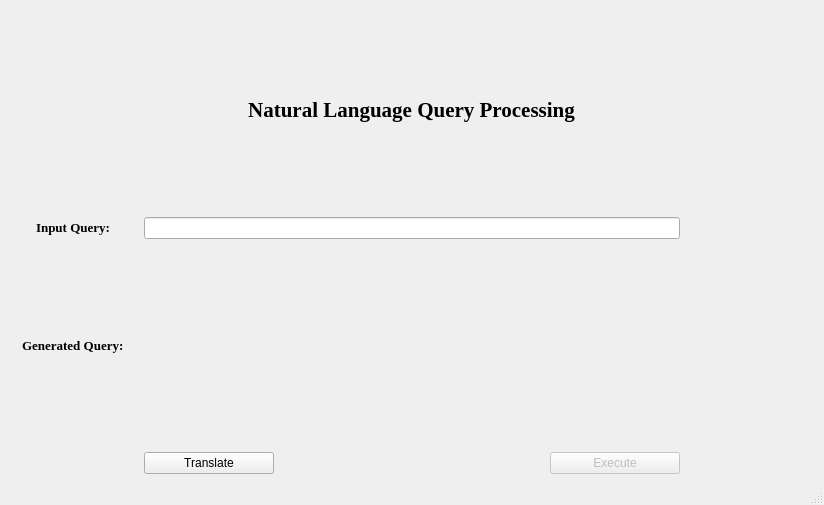
<?xml version="1.0" encoding="UTF-8"?>
<ui version="4.0">
 <class>MainWindow</class>
 <widget class="QMainWindow" name="MainWindow">
  <property name="geometry">
   <rect>
    <x>0</x>
    <y>0</y>
    <width>824</width>
    <height>505</height>
   </rect>
  </property>
  <property name="windowTitle">
   <string>Natural Language Query Processing</string>
  </property>
  <widget class="QWidget" name="centralwidget">
   <layout class="QGridLayout" name="gridLayout_2">
    <item row="0" column="0">
     <layout class="QGridLayout" name="gridLayout">
      <item row="3" column="3">
       <layout class="QVBoxLayout" name="verticalLayout_9"/>
      </item>
      <item row="3" column="4">
       <layout class="QVBoxLayout" name="verticalLayout_10">
        <item>
         <widget class="QPushButton" name="execute_button">
          <property name="enabled">
           <bool>false</bool>
          </property>
          <property name="toolTip">
           <string comment="Execute Generated Query" extracomment="Execute Generated Query"/>
          </property>
          <property name="text">
           <string>Execute</string>
          </property>
         </widget>
        </item>
       </layout>
      </item>
      <item row="3" column="5">
       <layout class="QVBoxLayout" name="verticalLayout_11"/>
      </item>
      <item row="3" column="2">
       <layout class="QVBoxLayout" name="verticalLayout_8"/>
      </item>
      <item row="2" column="0">
       <layout class="QVBoxLayout" name="verticalLayout_7">
        <item alignment="Qt::AlignHCenter">
         <widget class="QLabel" name="generated_query_label">
          <property name="font">
           <font>
            <family>Times New Roman</family>
            <pointsize>10</pointsize>
           </font>
          </property>
          <property name="text">
           <string>&lt;html&gt;&lt;head/&gt;&lt;body&gt;&lt;p&gt;&lt;span style=&quot; font-weight:600;&quot;&gt;Generated Query:&lt;/span&gt;&lt;/p&gt;&lt;/body&gt;&lt;/html&gt;</string>
          </property>
          <property name="scaledContents">
           <bool>true</bool>
          </property>
         </widget>
        </item>
       </layout>
      </item>
      <item row="3" column="0">
       <layout class="QVBoxLayout" name="verticalLayout_12"/>
      </item>
      <item row="0" column="0" colspan="6">
       <layout class="QVBoxLayout" name="verticalLayout_3">
        <item alignment="Qt::AlignHCenter">
         <widget class="QLabel" name="main_title">
          <property name="font">
           <font>
            <family>Times New Roman</family>
            <pointsize>16</pointsize>
           </font>
          </property>
          <property name="text">
           <string>&lt;html&gt;&lt;head/&gt;&lt;body&gt;&lt;p align=&quot;center&quot;&gt;&lt;span style=&quot; font-weight:600;&quot;&gt;Natural Language Query Processing&lt;/span&gt;&lt;/p&gt;&lt;/body&gt;&lt;/html&gt;</string>
          </property>
         </widget>
        </item>
       </layout>
      </item>
      <item row="1" column="0">
       <layout class="QVBoxLayout" name="verticalLayout_4">
        <item alignment="Qt::AlignHCenter">
         <widget class="QLabel" name="input_query_label">
          <property name="font">
           <font>
            <family>Times New Roman</family>
            <pointsize>10</pointsize>
           </font>
          </property>
          <property name="text">
           <string>&lt;html&gt;&lt;head/&gt;&lt;body&gt;&lt;p&gt;&lt;span style=&quot; font-weight:600;&quot;&gt;Input Query:&lt;/span&gt;&lt;/p&gt;&lt;/body&gt;&lt;/html&gt;</string>
          </property>
         </widget>
        </item>
       </layout>
      </item>
      <item row="1" column="1" colspan="4">
       <layout class="QVBoxLayout" name="verticalLayout_5">
        <item>
         <widget class="QLineEdit" name="input_query"/>
        </item>
       </layout>
      </item>
      <item row="3" column="1">
       <widget class="QPushButton" name="translate_button">
        <property name="toolTip">
         <string comment="Translate Input Query" extracomment="Translate Input Query"/>
        </property>
        <property name="text">
         <string>Translate</string>
        </property>
       </widget>
      </item>
      <item row="2" column="1" colspan="4">
       <layout class="QVBoxLayout" name="verticalLayout_6">
        <item alignment="Qt::AlignVCenter">
         <widget class="QLabel" name="generated_query">
          <property name="text">
           <string/>
          </property>
         </widget>
        </item>
       </layout>
      </item>
     </layout>
    </item>
   </layout>
  </widget>
  <widget class="QMenuBar" name="menubar">
   <property name="geometry">
    <rect>
     <x>0</x>
     <y>0</y>
     <width>824</width>
     <height>25</height>
    </rect>
   </property>
  </widget>
  <widget class="QStatusBar" name="statusbar"/>
 </widget>
 <resources/>
 <connections/>
</ui>
